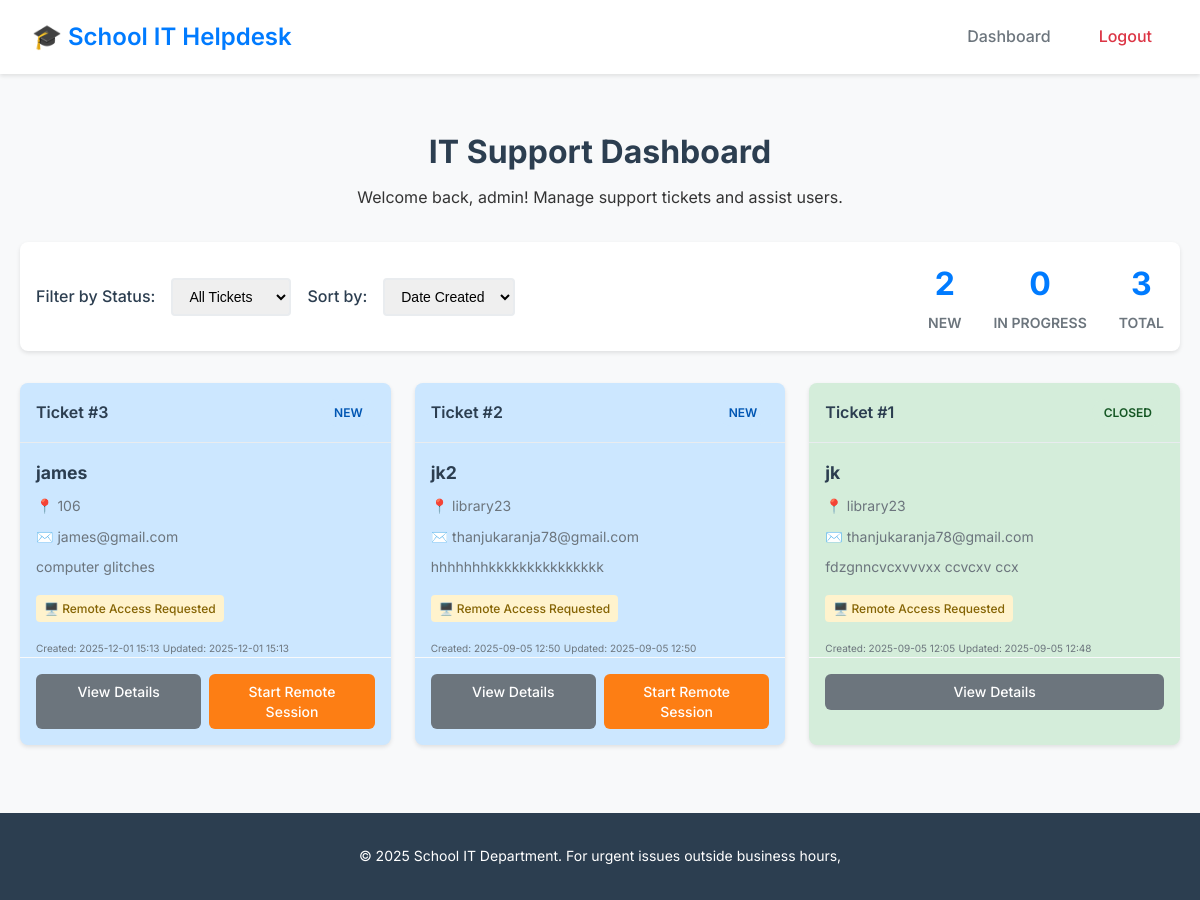
Page /dashboard (signed in) on the committed database.
### app.py (models this page shows, shortened)
class Ticket(db.Model):
    id = db.Column(db.Integer, primary_key=True)
    user_name = db.Column(db.String(100), nullable=False)
    user_email = db.Column(db.String(100), nullable=False)
    pc_location = db.Column(db.String(100), nullable=False)
    problem_description = db.Column(db.Text, nullable=False)
    remote_access_requested = db.Column(db.Boolean, default=False)
    status = db.Column(db.String(20), default='New')
    created_at = db.Column(db.DateTime, default=datetime.utcnow)
    updated_at = db.Column(db.DateTime, default=datetime.utcnow)
    notes = db.Column(db.Text, default='')

### app.py (the view)
    def decorated_function(*args, **kwargs):
        if 'logged_in' not in session:
            flash('Please log in to access the dashboard.', 'error')
            return redirect(url_for('login'))
        return f(*args, **kwargs)

### app.py (called while the page is built)
def login_required(f):
    def decorated_function(*args, **kwargs):
        if 'logged_in' not in session:
            flash('Please log in to access the dashboard.', 'error')
            return redirect(url_for('login'))
        return f(*args, **kwargs)
    decorated_function.__name__ = f.__name__
    return decorated_function

@app.route('/dashboard')
@login_required
def dashboard():
    status_filter = request.args.get('status', 'all')
    sort_by = request.args.get('sort', 'created_at')
    query = Ticket.query
    if status_filter != 'all':
        query = query.filter_by(status=status_filter)
    if sort_by == 'status':
        tickets = query.order_by(Ticket.status, Ticket.created_at.desc()).all()
    elif sort_by == 'location':
        tickets = query.order_by(Ticket.pc_location, Ticket.created_at.desc()).all()
    else:  # default to created_at
        tickets = query.order_by(Ticket.created_at.desc()).all()
    return render_template('dashboard.html', tickets=tickets, status_filter=status_filter, sort_by=sort_by)

### templates/dashboard.html (shortened to what this page needs)
{% extends "base.html" %}
{% block content %}
<div class="container">
    <div class="dashboard-header">
        <h2>IT Support Dashboard</h2>
        <p>Welcome back, {{ session.username }}! Manage support tickets and assist users.</p>
    </div>
    <div class="dashboard-controls">
        <div class="filters">
            <label for="status-filter">Filter by Status:</label>
            <select id="status-filter" onchange="filterTickets()">
                <option value="all" {% if status_filter == 'all' %}selected{% endif %}>All Tickets</option>
            </select>
            <label for="sort-filter">Sort by:</label>
            <select id="sort-filter" onchange="sortTickets()">
                <option value="created_at" {% if sort_by == 'created_at' %}selected{% endif %}>Date Created</option>
            </select>
        </div>
        <div class="stats">
            {% set new_count = tickets | selectattr('status', 'equalto', 'New') | list | length %}
            {% set in_progress_count = tickets | selectattr('status', 'equalto', 'In Progress') | list | length %}
            {% set total_count = tickets | length %}
            <div class="stat-item">
                <span class="stat-number">{{ new_count }}</span>
                <span class="stat-label">New</span>
            </div>
            <div class="stat-item">
                <span class="stat-number">{{ in_progress_count }}</span>
                <span class="stat-label">In Progress</span>
            </div>
            <div class="stat-item">
                <span class="stat-number">{{ total_count }}</span>
                <span class="stat-label">Total</span>
            </div>
        </div>
    </div>
    <div class="tickets-container">
        {% if tickets %}
            <div class="tickets-grid">
                {% for ticket in tickets %}
                    <div class="ticket-card status-{{ ticket.status.lower().replace(' ', '-') }}">
                        <div class="ticket-header">
                            <div class="ticket-id">Ticket #{{ ticket.id }}</div>
                            <div class="ticket-status status-{{ ticket.status.lower().replace(' ', '-') }}">
                                {{ ticket.status }}
                            </div>
                        </div>
                        <div class="ticket-info">
                            <h3>{{ ticket.user_name }}</h3>
                            <p class="location">📍 {{ ticket.pc_location }}</p>
                            <p class="email">✉️ {{ ticket.user_email }}</p>
                            <p class="description">{{ ticket.problem_description[:100] }}{% if ticket.problem_description|length > 100 %}...{% endif %}</p>
                            {% if ticket.remote_access_requested %}
                                <div class="remote-badge">
                                    🖥️ Remote Access Requested
                                </div>
                            {% endif %}
                        </div>
                        <div class="ticket-meta">
                            <small class="created">Created: {{ ticket.created_at.strftime('%Y-%m-%d %H:%M') }}</small>
                            {% if ticket.updated_at != ticket.created_at %}
                                <small class="updated">Updated: {{ ticket.updated_at.strftime('%Y-%m-%d %H:%M') }}</small>
                            {% endif %}
                        </div>
                        <div class="ticket-actions">
                            <a href="{{ url_for('view_ticket', ticket_id=ticket.id) }}" class="btn btn-secondary">View Details</a>
                            {% if ticket.remote_access_requested and ticket.status != 'Closed' %}
                                <a href="{{ url_for('remote_connect', ticket_id=ticket.id) }}" class="btn btn-remote">Start Remote Session</a>
                            {% endif %}
                        </div>
                    </div>
                {% endfor %}
            </div>
        {% else %}
            <div class="empty-state">
                <h3>No tickets found</h3>
                <p>{% if status_filter != 'all' %}No tickets match the current filter.{% else %}No tickets have been submitted yet.{% endif %}</p>
            </div>
        {% endif %}
    </div>
</div>
{% endblock %}

### templates/base.html (shortened to what this page needs)
<!DOCTYPE html>
<html lang="en">
<head>
    <link rel="stylesheet" href="{{ url_for('static', filename='css/style.css') }}">
</head>
<body>
    <nav class="navbar">
        <div class="nav-container">
            <a href="{{ url_for('index') }}" class="nav-brand">
                <h1>🎓 School IT Helpdesk</h1>
            </a>
            <div class="nav-links">
                {% if session.logged_in %}
                    <a href="{{ url_for('dashboard') }}" class="nav-link">Dashboard</a>
                    <a href="{{ url_for('logout') }}" class="nav-link logout">Logout</a>
                {% else %}
                    <a href="{{ url_for('index') }}" class="nav-link">Submit Ticket</a>
                    <a href="{{ url_for('login') }}" class="nav-link">IT Staff Login</a>
                {% endif %}
            </div>
        </div>
    </nav>
    <main class="main-content">
        {% block content %}{% endblock %}
    </main>
    <footer class="footer">
        <div class="footer-content">
            <p>&copy; 2025 School IT Department. For urgent issues outside business hours,</p>
        </div>
    </footer>
</body>
</html>

### static/css/style.css (style rules this page uses)
* { margin: 0; padding: 0; box-sizing: border-box; }
body { font-family: 'Inter', -apple-system, BlinkMacSystemFont, 'Segoe UI', Roboto, sans-serif; line-height: 1.6; color: #333; background-color: #f8f9fa; }
.container { max-width: 1200px; margin: 0 auto; padding: 20px; }
.navbar { background-color: #fff; box-shadow: 0 2px 4px rgba(0,0,0,0.1); position: sticky; top: 0; z-index: 100; }
.nav-container { max-width: 1200px; margin: 0 auto; display: flex; justify-content: space-between; align-items: center; padding: 1rem 2rem; }
.nav-brand { text-decoration: none; color: #007bff; }
.nav-brand h1 { font-size: 1.5rem; font-weight: 600; }
.nav-links { display: flex; gap: 1rem; }
.nav-link { text-decoration: none; color: #6c757d; font-weight: 500; padding: 0.5rem 1rem; border-radius: 4px; transition: all 0.2s ease; }
.nav-link.logout { color: #dc3545; }
.main-content { min-height: calc(100vh - 120px); padding-top: 2rem; }
.btn { display: inline-block; padding: 12px 24px; font-size: 16px; font-weight: 500; text-align: center; text-decoration: none; border: none; border-radius: 6px; cursor: pointer; transition: all 0.2s ease; line-height: 1.4; }
.btn-secondary { background-color: #6c757d; color: white; }
.btn-remote { background-color: #fd7e14; color: white; }
.dashboard-header { text-align: center; margin-bottom: 2rem; }
.dashboard-header h2 { color: #2c3e50; font-size: 2rem; margin-bottom: 0.5rem; }
.dashboard-controls { display: flex; justify-content: space-between; align-items: center; margin-bottom: 2rem; background: white; padding: 1rem; border-radius: 8px; box-shadow: 0 2px 4px rgba(0,0,0,0.1); }
.filters { display: flex; gap: 1rem; align-items: center; }
.filters label { font-weight: 500; color: #2c3e50; }
.filters select { padding: 8px 12px; border: 2px solid #e9ecef; border-radius: 4px; font-size: 14px; }
.stats { display: flex; gap: 2rem; }
.stat-item { text-align: center; }
.stat-number { display: block; font-size: 2rem; font-weight: 700; color: #007bff; }
.stat-label { font-size: 14px; color: #6c757d; text-transform: uppercase; font-weight: 600; }
.tickets-grid { display: grid; grid-template-columns: repeat(auto-fill, minmax(350px, 1fr)); gap: 1.5rem; }
.ticket-card { background: white; border-radius: 8px; box-shadow: 0 2px 4px rgba(0,0,0,0.1); transition: transform 0.2s ease, box-shadow 0.2s ease; overflow: hidden; }
.ticket-header { display: flex; justify-content: space-between; align-items: center; padding: 1rem; border-bottom: 1px solid #e9ecef; }
.ticket-id { font-weight: 600; color: #2c3e50; }
.ticket-status { padding: 4px 12px; border-radius: 20px; font-size: 12px; font-weight: 600; text-transform: uppercase; }
.status-new { background-color: #cce7ff; color: #0056b3; }
.status-closed { background-color: #d4edda; color: #155724; }
.ticket-info { padding: 1rem; }
.ticket-info h3 { color: #2c3e50; margin-bottom: 0.5rem; font-size: 1.1rem; }
.ticket-info p { margin-bottom: 0.5rem; font-size: 14px; color: #6c757d; }
.location, .email { display: flex; align-items: center; gap: 0.5rem; }
.description { color: #495057; margin-top: 0.5rem; }
.remote-badge { background-color: #fff3cd; color: #856404; padding: 4px 8px; border-radius: 4px; font-size: 12px; font-weight: 500; margin-top: 0.5rem; display: inline-block; }
.ticket-meta { padding: 0 1rem; font-size: 12px; color: #6c757d; }
.ticket-actions { padding: 1rem; display: flex; gap: 0.5rem; border-top: 1px solid #f8f9fa; }
.ticket-actions .btn { flex: 1; text-align: center; padding: 8px 12px; font-size: 14px; }
.footer { background-color: #2c3e50; color: white; text-align: center; padding: 2rem; margin-top: 3rem; }
.footer-content p { margin: 0; font-size: 14px; }

### rows in the picture
Ticket: id "3", status "NEW", user_name "james", pc_location "106", user_email "james@gmail.com", problem_description "computer glitches", remote_access_requested "🖥️ Remote Access Requested", created_at "2025-12-01 15:13", updated_at "2025-12-01 15:13"
Ticket: id "2", status "NEW", user_name "jk2", pc_location "library23", user_email "thanjukaranja78@gmail.com", problem_description "hhhhhhhkkkkkkkkkkkkkkk", remote_access_requested "🖥️ Remote Access Requested", created_at "2025-09-05 12:50", updated_at "2025-09-05 12:50"
Ticket: id "1", status "CLOSED", user_name "jk", pc_location "library23", user_email "thanjukaranja78@gmail.com", problem_description "fdzgnncvcxvvvxx ccvcxv ccx", remote_access_requested "🖥️ Remote Access Requested", created_at "2025-09-05 12:05", updated_at "2025-09-05 12:48"

### other values in the picture
{{ session.username }} "admin"
{{ new_count }} "2"
{{ in_progress_count }} "0"
{{ total_count }} "3"
